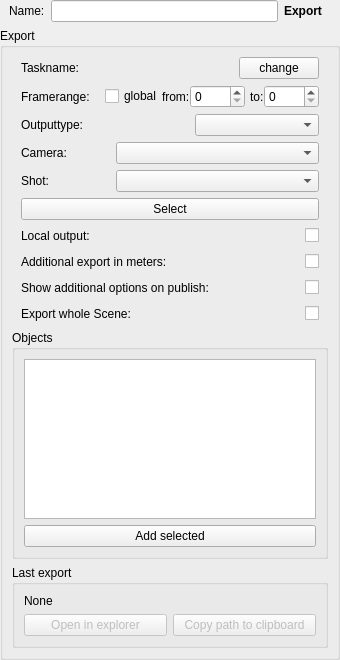
<?xml version="1.0" encoding="UTF-8"?>
<ui version="4.0">
 <class>wg_Export</class>
 <widget class="QWidget" name="wg_Export">
  <property name="geometry">
   <rect>
    <x>0</x>
    <y>0</y>
    <width>340</width>
    <height>660</height>
   </rect>
  </property>
  <property name="sizePolicy">
   <sizepolicy hsizetype="Fixed" vsizetype="Fixed">
    <horstretch>0</horstretch>
    <verstretch>0</verstretch>
   </sizepolicy>
  </property>
  <property name="minimumSize">
   <size>
    <width>340</width>
    <height>0</height>
   </size>
  </property>
  <property name="maximumSize">
   <size>
    <width>340</width>
    <height>16777215</height>
   </size>
  </property>
  <property name="windowTitle">
   <string>Export</string>
  </property>
  <layout class="QVBoxLayout" name="verticalLayout">
   <property name="margin">
    <number>0</number>
   </property>
   <item>
    <widget class="QWidget" name="w_name" native="true">
     <layout class="QHBoxLayout" name="horizontalLayout_5">
      <property name="leftMargin">
       <number>9</number>
      </property>
      <property name="topMargin">
       <number>0</number>
      </property>
      <property name="rightMargin">
       <number>18</number>
      </property>
      <property name="bottomMargin">
       <number>0</number>
      </property>
      <item>
       <widget class="QLabel" name="l_name">
        <property name="text">
         <string>Name:</string>
        </property>
       </widget>
      </item>
      <item>
       <widget class="QLineEdit" name="e_name">
        <property name="minimumSize">
         <size>
          <width>0</width>
          <height>0</height>
         </size>
        </property>
        <property name="maximumSize">
         <size>
          <width>9999</width>
          <height>16777215</height>
         </size>
        </property>
       </widget>
      </item>
      <item>
       <widget class="QLabel" name="l_class">
        <property name="font">
         <font>
          <weight>75</weight>
          <bold>true</bold>
         </font>
        </property>
        <property name="text">
         <string>Export</string>
        </property>
       </widget>
      </item>
     </layout>
    </widget>
   </item>
   <item>
    <widget class="QGroupBox" name="gb_export">
     <property name="title">
      <string>Export</string>
     </property>
     <layout class="QVBoxLayout" name="verticalLayout_2">
      <item>
       <widget class="QWidget" name="w_taskname" native="true">
        <layout class="QHBoxLayout" name="horizontalLayout_4">
         <property name="leftMargin">
          <number>9</number>
         </property>
         <property name="topMargin">
          <number>0</number>
         </property>
         <property name="rightMargin">
          <number>9</number>
         </property>
         <property name="bottomMargin">
          <number>0</number>
         </property>
         <item>
          <widget class="QLabel" name="l_taskName">
           <property name="text">
            <string>Taskname:</string>
           </property>
          </widget>
         </item>
         <item>
          <widget class="QLabel" name="l_taskName2">
           <property name="sizePolicy">
            <sizepolicy hsizetype="Expanding" vsizetype="Preferred">
             <horstretch>0</horstretch>
             <verstretch>0</verstretch>
            </sizepolicy>
           </property>
           <property name="text">
            <string/>
           </property>
           <property name="alignment">
            <set>Qt::AlignCenter</set>
           </property>
          </widget>
         </item>
         <item>
          <widget class="QPushButton" name="b_changeTask">
           <property name="enabled">
            <bool>true</bool>
           </property>
           <property name="focusPolicy">
            <enum>Qt::NoFocus</enum>
           </property>
           <property name="text">
            <string>change</string>
           </property>
          </widget>
         </item>
        </layout>
       </widget>
      </item>
      <item>
       <widget class="QWidget" name="w_range" native="true">
        <layout class="QHBoxLayout" name="horizontalLayout_6">
         <property name="spacing">
          <number>0</number>
         </property>
         <property name="leftMargin">
          <number>9</number>
         </property>
         <property name="topMargin">
          <number>0</number>
         </property>
         <property name="rightMargin">
          <number>9</number>
         </property>
         <property name="bottomMargin">
          <number>0</number>
         </property>
         <item>
          <widget class="QLabel" name="label_3">
           <property name="text">
            <string>Framerange:</string>
           </property>
          </widget>
         </item>
         <item>
          <spacer name="horizontalSpacer_2">
           <property name="orientation">
            <enum>Qt::Horizontal</enum>
           </property>
           <property name="sizeHint" stdset="0">
            <size>
             <width>37</width>
             <height>20</height>
            </size>
           </property>
          </spacer>
         </item>
         <item>
          <widget class="QCheckBox" name="chb_globalRange">
           <property name="text">
            <string>global</string>
           </property>
           <property name="checked">
            <bool>false</bool>
           </property>
          </widget>
         </item>
         <item>
          <widget class="QLabel" name="l_rangeStart">
           <property name="enabled">
            <bool>true</bool>
           </property>
           <property name="text">
            <string>from:</string>
           </property>
          </widget>
         </item>
         <item>
          <widget class="QSpinBox" name="sp_rangeStart">
           <property name="enabled">
            <bool>true</bool>
           </property>
           <property name="maximumSize">
            <size>
             <width>55</width>
             <height>16777215</height>
            </size>
           </property>
           <property name="maximum">
            <number>99999</number>
           </property>
          </widget>
         </item>
         <item>
          <spacer name="horizontalSpacer_5">
           <property name="orientation">
            <enum>Qt::Horizontal</enum>
           </property>
           <property name="sizeType">
            <enum>QSizePolicy::Fixed</enum>
           </property>
           <property name="sizeHint" stdset="0">
            <size>
             <width>5</width>
             <height>20</height>
            </size>
           </property>
          </spacer>
         </item>
         <item>
          <widget class="QLabel" name="l_rangeEnd">
           <property name="enabled">
            <bool>true</bool>
           </property>
           <property name="text">
            <string>to:</string>
           </property>
          </widget>
         </item>
         <item>
          <widget class="QSpinBox" name="sp_rangeEnd">
           <property name="enabled">
            <bool>true</bool>
           </property>
           <property name="maximumSize">
            <size>
             <width>55</width>
             <height>16777215</height>
            </size>
           </property>
           <property name="maximum">
            <number>99999</number>
           </property>
           <property name="value">
            <number>0</number>
           </property>
          </widget>
         </item>
        </layout>
       </widget>
      </item>
      <item>
       <widget class="QWidget" name="w_outType" native="true">
        <layout class="QHBoxLayout" name="horizontalLayout_9">
         <property name="spacing">
          <number>0</number>
         </property>
         <property name="leftMargin">
          <number>9</number>
         </property>
         <property name="topMargin">
          <number>0</number>
         </property>
         <property name="rightMargin">
          <number>9</number>
         </property>
         <property name="bottomMargin">
          <number>0</number>
         </property>
         <item>
          <widget class="QLabel" name="l_outType">
           <property name="text">
            <string>Outputtype:</string>
           </property>
          </widget>
         </item>
         <item>
          <spacer name="horizontalSpacer_3">
           <property name="orientation">
            <enum>Qt::Horizontal</enum>
           </property>
           <property name="sizeHint" stdset="0">
            <size>
             <width>113</width>
             <height>20</height>
            </size>
           </property>
          </spacer>
         </item>
         <item>
          <widget class="QComboBox" name="cb_outType">
           <property name="minimumSize">
            <size>
             <width>124</width>
             <height>0</height>
            </size>
           </property>
          </widget>
         </item>
        </layout>
       </widget>
      </item>
      <item>
       <widget class="QWidget" name="w_cam" native="true">
        <layout class="QHBoxLayout" name="horizontalLayout_3">
         <property name="spacing">
          <number>0</number>
         </property>
         <property name="leftMargin">
          <number>9</number>
         </property>
         <property name="topMargin">
          <number>0</number>
         </property>
         <property name="rightMargin">
          <number>9</number>
         </property>
         <property name="bottomMargin">
          <number>0</number>
         </property>
         <item>
          <widget class="QLabel" name="l_cam">
           <property name="minimumSize">
            <size>
             <width>40</width>
             <height>0</height>
            </size>
           </property>
           <property name="maximumSize">
            <size>
             <width>95</width>
             <height>16777215</height>
            </size>
           </property>
           <property name="text">
            <string>Camera:</string>
           </property>
          </widget>
         </item>
         <item>
          <widget class="QComboBox" name="cb_cam"/>
         </item>
        </layout>
       </widget>
      </item>
      <item>
       <widget class="QWidget" name="w_sCamShot" native="true">
        <layout class="QHBoxLayout" name="horizontalLayout_7">
         <property name="spacing">
          <number>0</number>
         </property>
         <property name="leftMargin">
          <number>9</number>
         </property>
         <property name="topMargin">
          <number>0</number>
         </property>
         <property name="rightMargin">
          <number>9</number>
         </property>
         <property name="bottomMargin">
          <number>0</number>
         </property>
         <item>
          <widget class="QLabel" name="l_sCamShot">
           <property name="minimumSize">
            <size>
             <width>40</width>
             <height>0</height>
            </size>
           </property>
           <property name="maximumSize">
            <size>
             <width>95</width>
             <height>16777215</height>
            </size>
           </property>
           <property name="text">
            <string>Shot:</string>
           </property>
          </widget>
         </item>
         <item>
          <widget class="QComboBox" name="cb_sCamShot"/>
         </item>
        </layout>
       </widget>
      </item>
      <item>
       <widget class="QWidget" name="w_selectCam" native="true">
        <layout class="QHBoxLayout" name="horizontalLayout_2">
         <property name="spacing">
          <number>0</number>
         </property>
         <property name="leftMargin">
          <number>9</number>
         </property>
         <property name="topMargin">
          <number>0</number>
         </property>
         <property name="rightMargin">
          <number>9</number>
         </property>
         <property name="bottomMargin">
          <number>0</number>
         </property>
         <item>
          <widget class="QPushButton" name="b_selectCam">
           <property name="focusPolicy">
            <enum>Qt::NoFocus</enum>
           </property>
           <property name="text">
            <string>Select</string>
           </property>
          </widget>
         </item>
        </layout>
       </widget>
      </item>
      <item>
       <widget class="QWidget" name="w_localOutput" native="true">
        <layout class="QHBoxLayout" name="horizontalLayout_13">
         <property name="spacing">
          <number>0</number>
         </property>
         <property name="leftMargin">
          <number>9</number>
         </property>
         <property name="topMargin">
          <number>0</number>
         </property>
         <property name="rightMargin">
          <number>9</number>
         </property>
         <property name="bottomMargin">
          <number>0</number>
         </property>
         <item>
          <widget class="QLabel" name="l_localOutput">
           <property name="text">
            <string>Local output:</string>
           </property>
          </widget>
         </item>
         <item>
          <spacer name="horizontalSpacer_10">
           <property name="orientation">
            <enum>Qt::Horizontal</enum>
           </property>
           <property name="sizeHint" stdset="0">
            <size>
             <width>40</width>
             <height>20</height>
            </size>
           </property>
          </spacer>
         </item>
         <item>
          <widget class="QCheckBox" name="chb_localOutput">
           <property name="text">
            <string/>
           </property>
          </widget>
         </item>
        </layout>
       </widget>
      </item>
      <item>
       <widget class="QWidget" name="w_convertExport" native="true">
        <layout class="QHBoxLayout" name="horizontalLayout_14">
         <property name="leftMargin">
          <number>9</number>
         </property>
         <property name="topMargin">
          <number>0</number>
         </property>
         <property name="rightMargin">
          <number>9</number>
         </property>
         <property name="bottomMargin">
          <number>0</number>
         </property>
         <item>
          <widget class="QLabel" name="l_convertExport">
           <property name="text">
            <string>Additional export in meters:</string>
           </property>
          </widget>
         </item>
         <item>
          <spacer name="horizontalSpacer_9">
           <property name="orientation">
            <enum>Qt::Horizontal</enum>
           </property>
           <property name="sizeHint" stdset="0">
            <size>
             <width>40</width>
             <height>20</height>
            </size>
           </property>
          </spacer>
         </item>
         <item>
          <widget class="QCheckBox" name="chb_convertExport">
           <property name="text">
            <string/>
           </property>
           <property name="checked">
            <bool>false</bool>
           </property>
          </widget>
         </item>
        </layout>
       </widget>
      </item>
      <item>
       <widget class="QWidget" name="w_additionalOptions" native="true">
        <layout class="QHBoxLayout" name="horizontalLayout_15">
         <property name="leftMargin">
          <number>9</number>
         </property>
         <property name="topMargin">
          <number>0</number>
         </property>
         <property name="rightMargin">
          <number>9</number>
         </property>
         <property name="bottomMargin">
          <number>0</number>
         </property>
         <item>
          <widget class="QLabel" name="l_additionalOptions">
           <property name="text">
            <string>Show additional options on publish:</string>
           </property>
          </widget>
         </item>
         <item>
          <spacer name="horizontalSpacer_11">
           <property name="orientation">
            <enum>Qt::Horizontal</enum>
           </property>
           <property name="sizeHint" stdset="0">
            <size>
             <width>40</width>
             <height>20</height>
            </size>
           </property>
          </spacer>
         </item>
         <item>
          <widget class="QCheckBox" name="chb_additionalOptions">
           <property name="text">
            <string/>
           </property>
           <property name="checked">
            <bool>false</bool>
           </property>
          </widget>
         </item>
        </layout>
       </widget>
      </item>
      <item>
       <widget class="QWidget" name="w_wholeScene" native="true">
        <layout class="QHBoxLayout" name="horizontalLayout">
         <property name="spacing">
          <number>0</number>
         </property>
         <property name="leftMargin">
          <number>9</number>
         </property>
         <property name="topMargin">
          <number>0</number>
         </property>
         <property name="rightMargin">
          <number>9</number>
         </property>
         <property name="bottomMargin">
          <number>0</number>
         </property>
         <item>
          <widget class="QLabel" name="l_wholeScene">
           <property name="text">
            <string>Export whole Scene:</string>
           </property>
          </widget>
         </item>
         <item>
          <spacer name="horizontalSpacer_4">
           <property name="orientation">
            <enum>Qt::Horizontal</enum>
           </property>
           <property name="sizeHint" stdset="0">
            <size>
             <width>185</width>
             <height>20</height>
            </size>
           </property>
          </spacer>
         </item>
         <item>
          <widget class="QCheckBox" name="chb_wholeScene">
           <property name="text">
            <string/>
           </property>
           <property name="checked">
            <bool>false</bool>
           </property>
          </widget>
         </item>
        </layout>
       </widget>
      </item>
      <item>
       <widget class="QGroupBox" name="gb_objects">
        <property name="enabled">
         <bool>true</bool>
        </property>
        <property name="title">
         <string>Objects</string>
        </property>
        <layout class="QVBoxLayout" name="verticalLayout_3">
         <property name="margin">
          <number>9</number>
         </property>
         <item>
          <widget class="QFrame" name="f_objectList">
           <layout class="QHBoxLayout" name="horizontalLayout_8">
            <property name="margin">
             <number>0</number>
            </property>
            <item>
             <widget class="QListWidget" name="lw_objects">
              <property name="contextMenuPolicy">
               <enum>Qt::CustomContextMenu</enum>
              </property>
              <property name="selectionMode">
               <enum>QAbstractItemView::ExtendedSelection</enum>
              </property>
              <property name="verticalScrollMode">
               <enum>QAbstractItemView::ScrollPerPixel</enum>
              </property>
              <property name="horizontalScrollMode">
               <enum>QAbstractItemView::ScrollPerPixel</enum>
              </property>
             </widget>
            </item>
           </layout>
          </widget>
         </item>
         <item>
          <widget class="QPushButton" name="b_add">
           <property name="minimumSize">
            <size>
             <width>0</width>
             <height>0</height>
            </size>
           </property>
           <property name="maximumSize">
            <size>
             <width>99999</width>
             <height>16777215</height>
            </size>
           </property>
           <property name="focusPolicy">
            <enum>Qt::NoFocus</enum>
           </property>
           <property name="text">
            <string>Add selected</string>
           </property>
          </widget>
         </item>
        </layout>
       </widget>
      </item>
      <item>
       <widget class="QGroupBox" name="groupBox">
        <property name="title">
         <string>Last export</string>
        </property>
        <layout class="QVBoxLayout" name="verticalLayout_4">
         <property name="margin">
          <number>9</number>
         </property>
         <item>
          <widget class="QLabel" name="l_pathLast">
           <property name="text">
            <string>None</string>
           </property>
          </widget>
         </item>
         <item>
          <widget class="QWidget" name="widget" native="true">
           <layout class="QHBoxLayout" name="horizontalLayout_10">
            <property name="margin">
             <number>0</number>
            </property>
            <item>
             <widget class="QPushButton" name="b_openLast">
              <property name="enabled">
               <bool>false</bool>
              </property>
              <property name="focusPolicy">
               <enum>Qt::NoFocus</enum>
              </property>
              <property name="text">
               <string>Open in explorer</string>
              </property>
             </widget>
            </item>
            <item>
             <widget class="QPushButton" name="b_copyLast">
              <property name="enabled">
               <bool>false</bool>
              </property>
              <property name="focusPolicy">
               <enum>Qt::NoFocus</enum>
              </property>
              <property name="text">
               <string>Copy path to clipboard</string>
              </property>
             </widget>
            </item>
           </layout>
          </widget>
         </item>
        </layout>
       </widget>
      </item>
     </layout>
    </widget>
   </item>
  </layout>
 </widget>
 <resources/>
 <connections/>
</ui>
